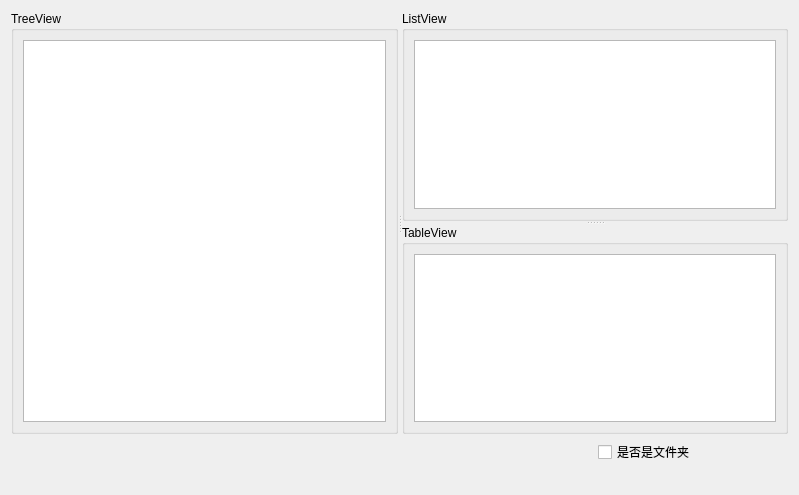
<?xml version="1.0" encoding="UTF-8"?>
<ui version="4.0">
 <class>Widget</class>
 <widget class="QWidget" name="Widget">
  <property name="geometry">
   <rect>
    <x>0</x>
    <y>0</y>
    <width>799</width>
    <height>495</height>
   </rect>
  </property>
  <property name="windowTitle">
   <string>Widget</string>
  </property>
  <layout class="QGridLayout" name="gridLayout_4">
   <item row="0" column="0">
    <widget class="QSplitter" name="splitter_2">
     <property name="orientation">
      <enum>Qt::Orientation::Horizontal</enum>
     </property>
     <widget class="QGroupBox" name="groupBox">
      <property name="title">
       <string>TreeView</string>
      </property>
      <layout class="QGridLayout" name="gridLayout">
       <item row="0" column="0">
        <widget class="QTreeView" name="treeView"/>
       </item>
      </layout>
     </widget>
     <widget class="QSplitter" name="splitter">
      <property name="orientation">
       <enum>Qt::Orientation::Vertical</enum>
      </property>
      <widget class="QGroupBox" name="groupBox_2">
       <property name="title">
        <string>ListView</string>
       </property>
       <layout class="QGridLayout" name="gridLayout_2">
        <item row="0" column="0">
         <widget class="QListView" name="listView"/>
        </item>
       </layout>
      </widget>
      <widget class="QGroupBox" name="groupBox_3">
       <property name="title">
        <string>TableView</string>
       </property>
       <layout class="QGridLayout" name="gridLayout_3">
        <item row="0" column="0">
         <widget class="QTableView" name="tableView"/>
        </item>
       </layout>
      </widget>
     </widget>
    </widget>
   </item>
   <item row="1" column="0">
    <layout class="QHBoxLayout" name="horizontalLayout">
     <item>
      <widget class="QLabel" name="labName">
       <property name="text">
        <string/>
       </property>
      </widget>
     </item>
     <item>
      <widget class="QLabel" name="labSize">
       <property name="text">
        <string/>
       </property>
      </widget>
     </item>
     <item>
      <widget class="QLabel" name="labType">
       <property name="text">
        <string/>
       </property>
      </widget>
     </item>
     <item>
      <widget class="QCheckBox" name="checkBox">
       <property name="text">
        <string>是否是文件夹</string>
       </property>
      </widget>
     </item>
    </layout>
   </item>
   <item row="2" column="0">
    <widget class="QLabel" name="label_2">
     <property name="text">
      <string/>
     </property>
    </widget>
   </item>
  </layout>
 </widget>
 <resources/>
 <connections>
  <connection>
   <sender>treeView</sender>
   <signal>clicked(QModelIndex)</signal>
   <receiver>listView</receiver>
   <slot>setRootIndex(QModelIndex)</slot>
   <hints>
    <hint type="sourcelabel">
     <x>201</x>
     <y>228</y>
    </hint>
    <hint type="destinationlabel">
     <x>596</x>
     <y>119</y>
    </hint>
   </hints>
  </connection>
  <connection>
   <sender>treeView</sender>
   <signal>clicked(QModelIndex)</signal>
   <receiver>tableView</receiver>
   <slot>setRootIndex(QModelIndex)</slot>
   <hints>
    <hint type="sourcelabel">
     <x>201</x>
     <y>228</y>
    </hint>
    <hint type="destinationlabel">
     <x>596</x>
     <y>337</y>
    </hint>
   </hints>
  </connection>
 </connections>
</ui>
